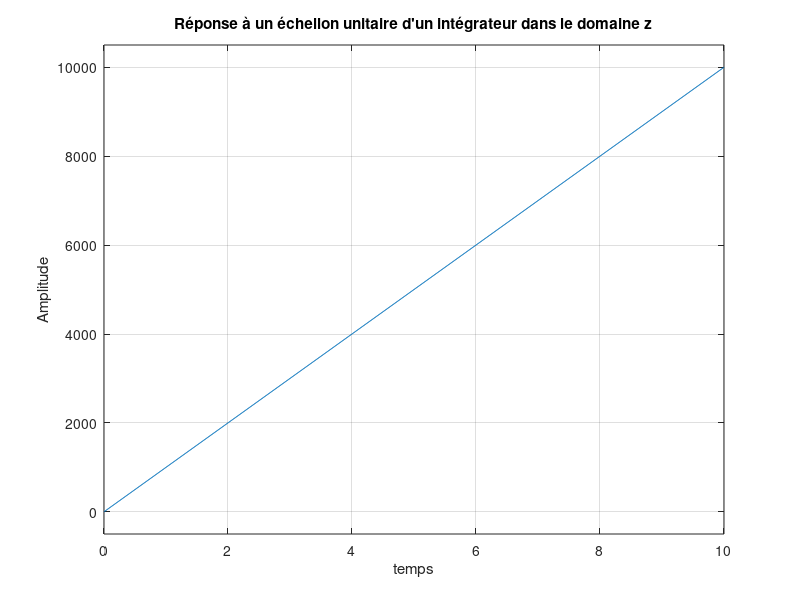

The MATLAB script that drew this image:
clear
clc
close all

Fs = 1000
Ts = 1/Fs

z = tf('z',Ts)
H1z = 1/(1-(z^-1))

figure(1)
step(H1z)
title("Réponse à un échellon unitaire d'un intégrateur dans le domaine z")
xlabel('temps')
ylabel('Amplitude')